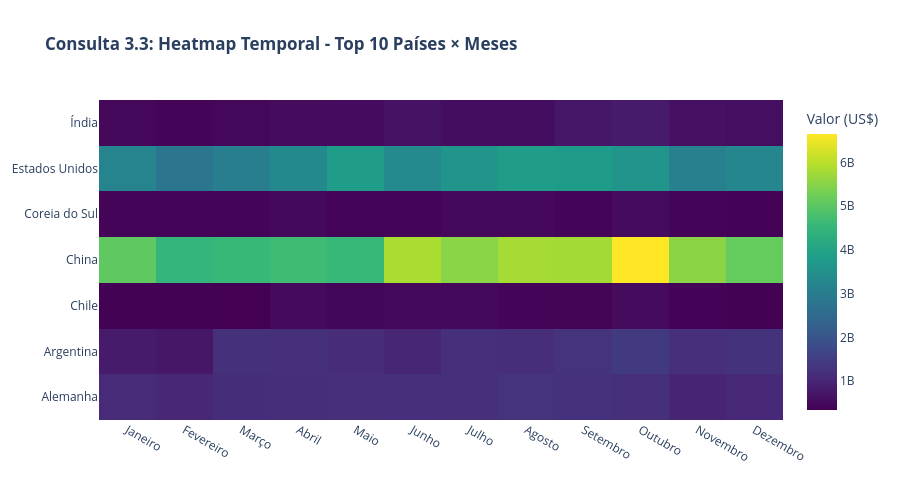

The code cell stored with this chart in its notebook:
### Markdown cell above
### 6.3.3 Consulta 8: Heatmap temporal - Top 10 países x meses

### Code cell
query_3_3 = """
SELECT 
    p.NOME_PAIS,
    m.NOME_MES,
    SUM(i.VL_FOB) as valor_total
FROM Importacoes i
JOIN Pais p ON i.COD_PAIS = p.COD_PAIS
JOIN Mes m ON i.COD_MES = m.COD_MES
WHERE UPPER(p.NOME_PAIS) IN ('CHINA', 'ESTADOS UNIDOS', 'ALEMANHA', 'ARGENTINA', 'COREIA DO SUL', 'ÍNDIA', 'ITÁLIA', 'FRANÇA', 'JAPÃO', 'CHILE')
GROUP BY p.NOME_PAIS, m.NOME_MES, m.COD_MES
ORDER BY m.COD_MES;
"""
try:
    df_3_3 = sql(query_3_3)
    if not df_3_3.empty:
        # Criar matriz pivot para heatmap
        heatmap_matrix = df_3_3.pivot(index='NOME_PAIS', columns='NOME_MES', values='valor_total')
        heatmap_matrix = heatmap_matrix.fillna(0)
        
        # Ordenar colunas por ordem dos meses
        meses_ordem = ['Janeiro', 'Fevereiro', 'Março', 'Abril', 'Maio', 'Junho',
                       'Julho', 'Agosto', 'Setembro', 'Outubro', 'Novembro', 'Dezembro']
        colunas_disponiveis = [mes for mes in meses_ordem if mes in heatmap_matrix.columns]
        if colunas_disponiveis:
            heatmap_matrix = heatmap_matrix[colunas_disponiveis]
        
        # Heatmap interativo
        fig = go.Figure(data=go.Heatmap(
            z=heatmap_matrix.values,
            x=heatmap_matrix.columns,
            y=heatmap_matrix.index,
            colorscale=PALETA_CORES['sequencial'],
            showscale=True,
            colorbar=dict(title="Valor (US$)"),
            hovertemplate='<b>País:</b> %{y}<br>' +
                         '<b>Mês:</b> %{x}<br>' +
                         '<b>Valor:</b> %{customdata}<br>' +
                         '<extra></extra>',
            customdata=[[format_currency(v) for v in row] for row in heatmap_matrix.values]
        ))
        
        fig.update_layout(
            title="<b>Consulta 3.3: Heatmap Temporal - Top 10 Países × Meses</b>",
            height=500,
            template="plotly_white"
        )
        fig.show()
        display(df_3_3)
        print(f"Resultado: {len(heatmap_matrix)} países × {len(heatmap_matrix.columns)} meses")
    else:
        print("❌ Sem dados para visualizar. Verifique os nomes dos países na base de dados.")
except Exception as e:
    print(f"❌ Erro: {e}")

### Figure 1 — Plotly figure (JSON) as saved in the notebook; plotly's stock layout.template omitted (floating-point values rounded to 4 significant figures)
{"data": [{"colorbar": {"title": {"text": "Valor (US$)"}}, "colorscale": [[0, "#440154"], [0.1111, "#482878"], [0.2222, "#3e4989"], [0.3333, "#31688e"], [0.4444, "#26828e"], [0.5556, "#1f9e89"], [0.6667, "#35b779"], [0.7778, "#6ece58"], [0.8889, "#b5de2b"], [1, "#fde725"]], "customdata": [["US$ 1.1B", "US$ 1.0B", "US$ 1.2B", "US$ 1.2B", "US$ 1.2B", "US$ 1.2B", "US$ 1.2B", "US$ 1.3B", "US$ 1.2B", "US$ 1.2B", "US$ 962.7M", "US$ 1.0B"], ["US$ 796.5M", "US$ 717.3M", "US$ 1.2B", "US$ 1.2B", "US$ 1.1B", "US$ 1.0B", "US$ 1.2B", "US$ 1.2B", "US$ 1.3B", "US$ 1.4B", "US$ 1.2B", "US$ 1.2B"], ["US$ 352.2M", "US$ 357.4M", "US$ 337.5M", "US$ 497.3M", "US$ 418.5M", "US$ 471.6M", "US$ 466.5M", "US$ 395.8M", "US$ 401.7M", "US$ 513.6M", "US$ 380.8M", "US$ 359.6M"], ["US$ 5.1B", "US$ 4.5B", "US$ 4.6B", "US$ 4.7B", "US$ 4.6B", "US$ 5.8B", "US$ 5.5B", "US$ 5.8B", "US$ 5.8B", "US$ 6.7B", "US$ 5.5B", "US$ 5.2B"], ["US$ 408.0M", "US$ 411.0M", "US$ 412.4M", "US$ 481.1M", "US$ 412.6M", "US$ 417.0M", "US$ 454.6M", "US$ 458.1M", "US$ 409.2M", "US$ 519.4M", "US$ 395.4M", "US$ 378.4M"], ["US$ 3.2B", "US$ 2.8B", "US$ 3.0B", "US$ 3.3B", "US$ 3.8B", "US$ 3.3B", "US$ 3.6B", "US$ 3.8B", "US$ 3.8B", "US$ 3.6B", "US$ 3.1B", "US$ 3.2B"], ["US$ 443.2M", "US$ 415.3M", "US$ 437.2M", "US$ 527.3M", "US$ 524.1M", "US$ 641.1M", "US$ 544.9M", "US$ 558.9M", "US$ 741.5M", "US$ 806.7M", "US$ 621.2M", "US$ 588.6M"]], "hovertemplate": "<b>País:</b> %{y}<br><b>Mês:</b> %{x}<br><b>Valor:</b> %{customdata}<br><extra></extra>", "showscale": true, "type": "heatmap", "x": ["Janeiro", "Fevereiro", "Março", "Abril", "Maio", "Junho", "Julho", "Agosto", "Setembro", "Outubro", "Novembro", "Dezembro"], "y": ["Alemanha", "Argentina", "Chile", "China", "Coreia do Sul", "Estados Unidos", "Índia"], "z": [[1096014455, 1023715880, 1150443925, 1170932324, 1202004427, 1194827909, 1208639958, 1271106004, 1240585897, 1213637690, 962747307, 1048541329], [796542328, 717274011, 1218939262, 1212828004, 1118436669, 1009744476, 1198050886, 1165537084, 1272584164, 1430641766, 1194027917, 1242438521], [352203614, 357390892, 337450782, 497334896, 418483335, 471635570, 466515088, 395843035, 401661492, 513569441, 380789471, 359645636], [5059011101, 4480440603, 4584700812, 4665525971, 4570311711, 5841394471, 5521808048, 5802738502, 5773936291, 6652705914, 5530371147, 5153394667], [407981516, 411048915, 412416118, 481105405, 412553840, 417022903, 454635201, 458051957, 409161733, 519400321, 395422436, 378407559], [3199689284, 2785384193, 3001840769, 3322507872, 3814946608, 3337858525, 3612934782, 3817128870, 3803506931, 3629863928, 3077959420, 3248624425], [443174556, 415311609, 437197423, 527282388, 524137324, 641084437, 544911947, 558926271, 741469188, 806651108, 621208174, 588576246]]}], "layout": {"height": 500, "title": {"text": "<b>Consulta 3.3: Heatmap Temporal - Top 10 Países × Meses</b>"}}}
